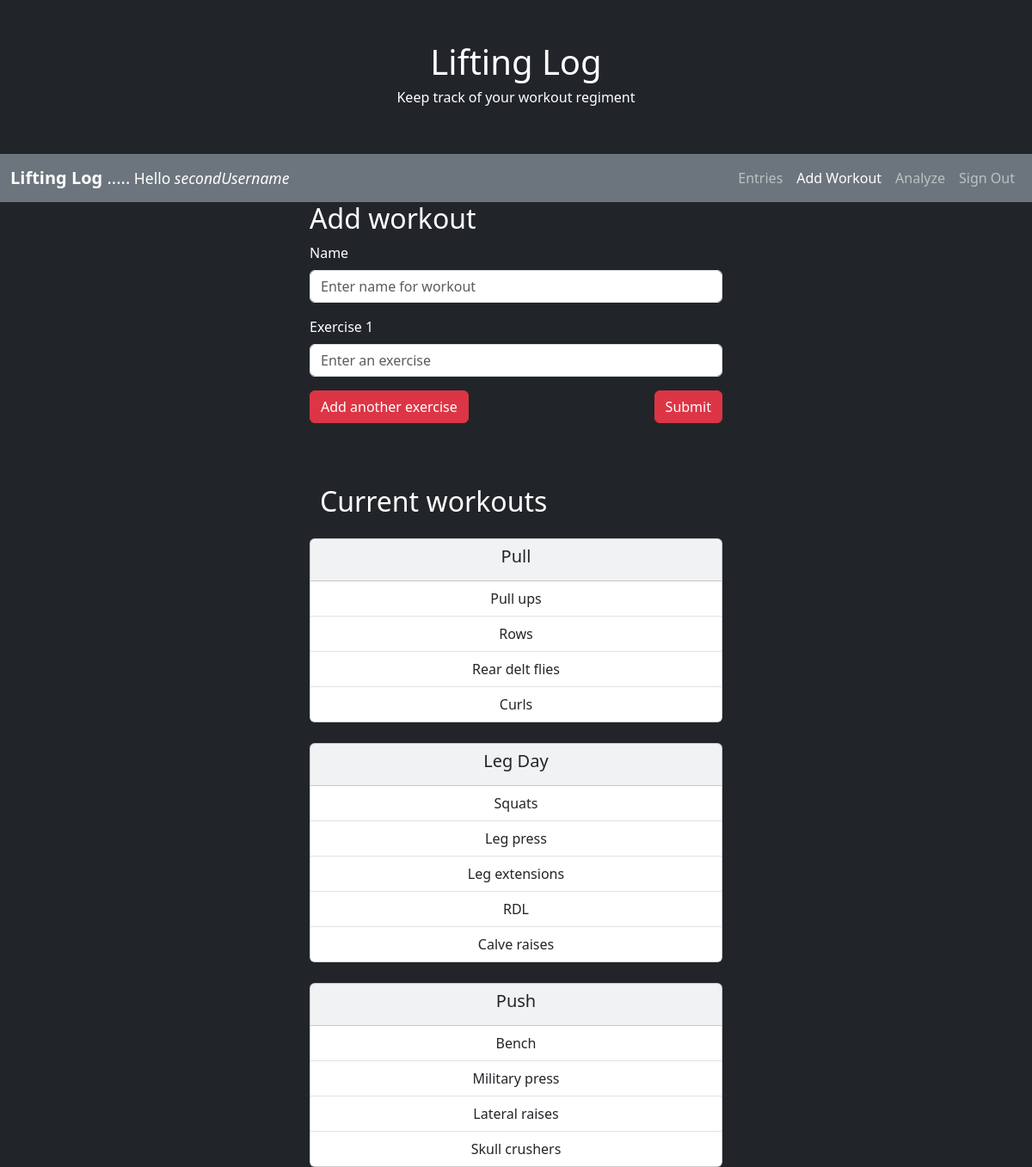
/addExercise (signed in), run on the app's committed database.
### models.py (models this page shows, shortened)
class User(UserMixin, db.Model):
	user_id = db.Column(db.Integer, primary_key=True)
	username = db.Column(db.String(30))
	email = db.Column(db.String(50))
	password = db.Column(db.String(50))

class Workout(db.Model):
	workout_id = db.Column(db.Integer, primary_key=True)
	user_id = db.Column(db.Integer, db.ForeignKey('user.user_id'))
	workout_name = db.Column(db.String(50))
	exercises = db.relationship('Exercises', backref='workout', lazy='dynamic')

class Exercises(db.Model):
	exercise_id = db.Column(db.Integer, primary_key=True)
	workout_id = db.Column(db.Integer, db.ForeignKey('workout.workout_id'))
	exercise_name = db.Column(db.String(50))

### views.py (the view)
@app.route('/addExercise')
@login_required
def addExercise():
	form = AddWorkoutForm()
	user_id = current_user.user_id
	workouts = Workout.query.filter_by(user_id=user_id).all()
	return render_template('addExercise.html', form=form, workouts=workouts)

### forms.py
class AddWorkoutForm(FlaskForm):
	name = StringField('Workout name', validators=[InputRequired('A workout name is required.'), Length(max=50, message='Workout name can\'t exceed 50 characters.')])
	exercises = FieldList(FormField(ExerciseForm), min_entries=1)

class ExerciseForm(FlaskForm):
	exercise_name = StringField('Exercise', validators=[InputRequired('An exercise name is required.'), Length(max=50, message='Exercise name can\'t exceed 50 characters.')])
	class Meta:
		csrf = False	# CSRF disabled for nested forms.

### models.py (called while the page is built)
@login_manager.user_loader
def load_user(user_id):
	return User.query.get(int(user_id))

### templates/addExercise.html (shortened to what this page needs)
{% extends "base.html" %}
{% block addExercise_active %}active{% endblock %}
{% block content %}
        <div class="small-middle-container text-white">
            <h2>Add workout</h2>
            <form action="{{ url_for('submit_Workout') }}" method="POST" id="exerciseForm">
                <div class="mb-3">
                    <label for="name" class="form-label">Name</label>
                    {{ form.name(class="form-control", placeholder="Enter name for workout") }}
                </div>
                <div id="exerciseFields">
                    {% for exercise in form.exercises %}
                        <div class="mb-3">
                            <label for="exercise{{ loop.index }}" class="form-label">Exercise {{ loop.index }}</label>
                            {{ exercise.exercise_name(class="form-control", placeholder="Enter an exercise") }}
                        </div>
                    {% endfor %}
                </div>
                <div class="d-flex justify-content-between">
                    <button type="button" class="btn btn-danger" id="addExerciseBtn">
                    Add another exercise
                    </button>
                    <button type="submit" class="btn btn-danger">Submit</button>
                </div>
            </form>
        </div>
        <div class="small-middle-container pt-5">
            <div class="container mt-4 text-white">
            <h2>Current workouts</h2>
            </div>
            {% for workout in workouts %}
                <div class="card bg-light text-dark text-center mt-4" >
                    <div class="card-header">
                        <h5>{{ workout.workout_name }}</h5>
                    </div>
                    <ul class="list-group list-group-flush">
                        {% for exercise in workout.exercises %}
                            <li class="list-group-item">{{ exercise.exercise_name }} </li>
                        {% endfor %}
                    </ul>
                </div>
            {% endfor %}
        </div>
{% endblock %}

### templates/base.html (shortened to what this page needs)
<!DOCTYPE html>
<html lang="en">
    <head>
        <link href="https://cdn.jsdelivr.net/npm/bootstrap@5.3.3/dist/css/bootstrap.min.css"
        rel="stylesheet">
        <link href="{{ url_for('static', filename='theme.css') }}" rel="stylesheet">
    </head>
    <body class="bg-dark">
        <div class="container p-5 text-white text-center">
             <h1>Lifting Log</h1>
            <p class="h6">Keep track of your workout regiment</p>
        </div>
        <nav class="navbar navbar-expand-sm bg-secondary navbar-dark">
            <div class="container-fluid">
              <span class="navbar-brand"><b>Lifting Log</b> .....<small> Hello <i>{{ current_user.username }}</i></small></span>
                <ul class="navbar-nav">
                    <li class="nav-item"> <a class="nav-link {% block entries_active %}{% endblock %}" href="{{ url_for('entries') }}">Entries</a>
                    </li>
                    <li class="nav-item"> <a class="nav-link {% block addExercise_active %}{% endblock %}" href="{{ url_for('addExercise') }}">Add Workout</a>
                    </li>
                    <li class="nav-item"> <a class="nav-link {% block analyze_active %}{% endblock %}" href="{{ url_for('analyze') }}">Analyze</a>
                    </li>
                    <li class="nav-item"> <a class="nav-link" href="{{ url_for('logout') }}">Sign Out</a>
                    </li>
                </ul>
            </div>
        </nav>
        {% block content %}{% endblock %}
    </body>
</html>

### static/theme.css (style rules this page uses)
.small-middle-container { margin: auto; width: 40%; }

### data on the page
User: username "secondUsername"
Workout: workout_name "Pull"
Exercises: exercise_name "Pull ups"
Exercises: exercise_name "Rows"
Exercises: exercise_name "Rear delt flies"
Exercises: exercise_name "Curls"
Workout: workout_name "Leg Day"
Exercises: exercise_name "Squats"
Exercises: exercise_name "Leg press"
Exercises: exercise_name "Leg extensions"
Exercises: exercise_name "RDL"
Exercises: exercise_name "Calve raises"
Workout: workout_name "Push"
Exercises: exercise_name "Bench"
Exercises: exercise_name "Military press"
Exercises: exercise_name "Lateral raises"
Exercises: exercise_name "Skull crushers"
